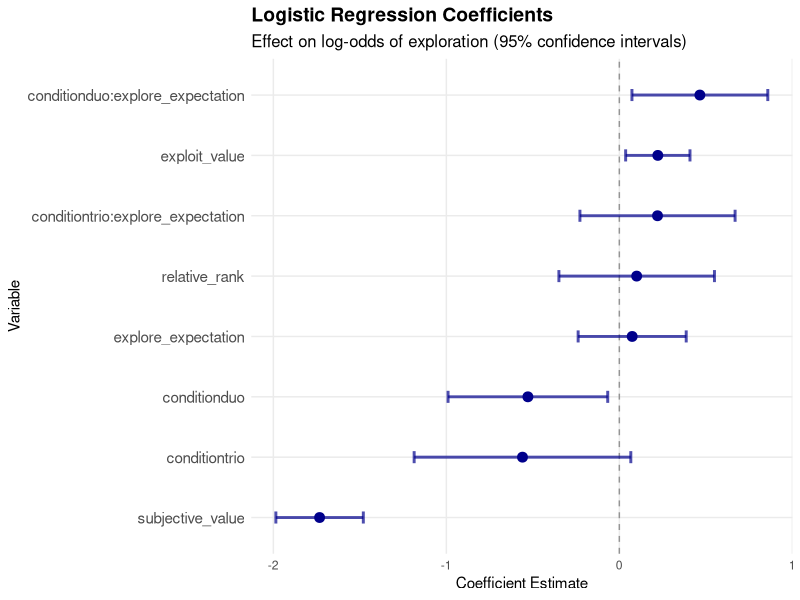
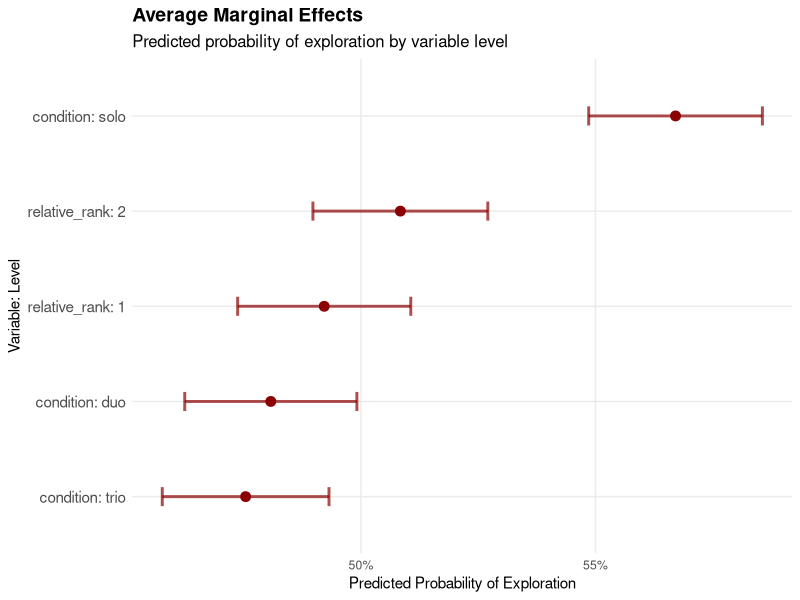
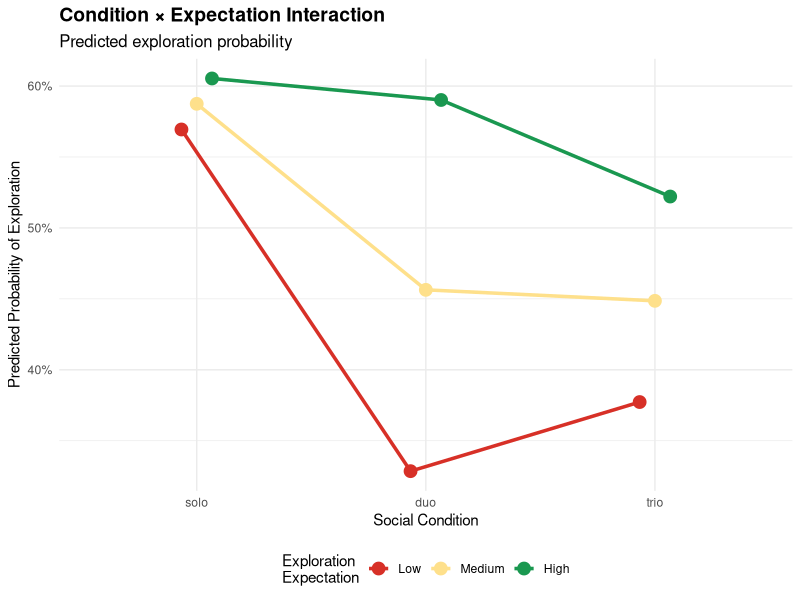
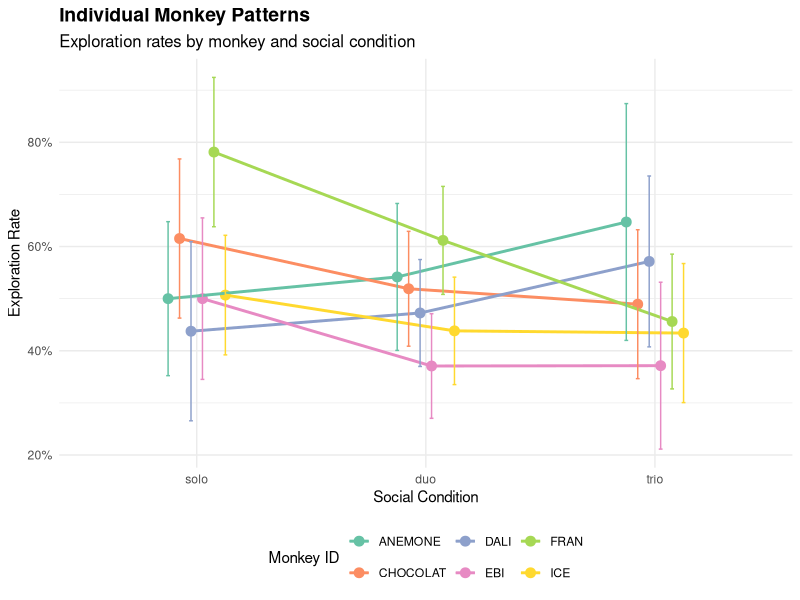

Write R code to recreate these figures, in order.
# Clean Andrew Heiss-Style Analysis
# Fixed version with proper error handling

library(ggplot2)

# Load available packages
if (!require(dplyr, quietly = TRUE)) {
  cat("dplyr not available, using base R\n")
}

set.seed(42)
options(scipen = 999)

cat("=== CLEAN ANDREW HEISS-STYLE ANALYSIS ===\n\n")

# ===============================
# DATA PREPARATION
# ===============================

data <- read.csv("Explore Exploit Dataset.csv", stringsAsFactors = FALSE)
data_exp <- data[data$TRIAL_TYPE == "OIT_RE", ]

# Create clean binary outcome
data_exp$outcome_clean <- ifelse(grepl("explore", data_exp$OUTCOME, ignore.case = TRUE), "explore",
                                ifelse(grepl("exploit", data_exp$OUTCOME, ignore.case = TRUE), "exploit", NA))

data_clean <- data_exp[!is.na(data_exp$outcome_clean), ]

# Create clean model dataset
data_model <- data.frame(
  outcome = factor(data_clean$outcome_clean, levels = c("exploit", "explore")),
  condition = factor(data_clean$CONDITION, levels = c("solo", "duo", "trio")),
  relative_rank = as.numeric(data_clean$RELATIVE_RANK),
  subjective_value = scale(as.numeric(data_clean$SUBJECTIVE_CHOSEN_VALUE))[,1],
  exploit_value = scale(as.numeric(data_clean$subjective_exploit))[,1],
  explore_expectation = scale(as.numeric(data_clean$expected_explore))[,1],
  monkey_id = factor(data_clean$monkey),
  block_num = as.numeric(gsub("BLOCK_", "", data_clean$BLOCK_No))
)

data_model <- data_model[complete.cases(data_model), ]

cat("Clean dataset: N =", nrow(data_model), "decisions\n")
cat("Explore rate:", round(mean(as.numeric(data_model$outcome) - 1), 3), "\n\n")

# ===============================
# MODEL FITTING
# ===============================

cat("=== FITTING MODELS ===\n")

# Best model from previous analysis
model <- glm(outcome ~ condition * explore_expectation + relative_rank + 
             subjective_value + exploit_value + monkey_id,
             data = data_model, family = binomial())

cat("Model fitted successfully\n")
cat("AIC:", round(AIC(model), 2), "\n")
cat("Pseudo R²:", round(1 - (model$deviance / model$null.deviance), 3), "\n\n")

# ===============================
# COEFFICIENT RESULTS
# ===============================

cat("=== MODEL RESULTS ===\n")

# Extract coefficients safely
coef_summary <- summary(model)$coefficients
coef_names <- rownames(coef_summary)

# Create coefficient dataframe manually
coef_df <- data.frame(
  term = coef_names,
  estimate = coef_summary[, 1],
  std_error = coef_summary[, 2],
  z_value = coef_summary[, 3],
  p_value = coef_summary[, 4],
  stringsAsFactors = FALSE
)

# Calculate odds ratios and CIs
coef_df$odds_ratio <- exp(coef_df$estimate)
coef_df$ci_lower <- exp(coef_df$estimate - 1.96 * coef_df$std_error)
coef_df$ci_upper <- exp(coef_df$estimate + 1.96 * coef_df$std_error)

# Print main coefficients (exclude monkey effects for clarity)
main_coefs <- coef_df[!grepl("monkey_id", coef_df$term), ]
cat("Main Effects (Odds Ratios):\n")
for (i in 1:nrow(main_coefs)) {
  cat(sprintf("%-30s: OR = %5.2f (95%% CI: %4.2f-%4.2f), p = %6.4f\n",
              main_coefs$term[i], main_coefs$odds_ratio[i],
              main_coefs$ci_lower[i], main_coefs$ci_upper[i], main_coefs$p_value[i]))
}

# ===============================
# MARGINAL EFFECTS
# ===============================

cat("\n=== MARGINAL EFFECTS ===\n")

# Function for marginal effects
calc_marginal_effects <- function(model, data, variable, levels) {
  results <- data.frame()
  
  for (level in levels) {
    data_temp <- data
    data_temp[[variable]] <- level
    pred_probs <- predict(model, newdata = data_temp, type = "response")
    avg_prob <- mean(pred_probs)
    se_prob <- sd(pred_probs) / sqrt(length(pred_probs))
    
    results <- rbind(results, data.frame(
      variable = variable,
      level = as.character(level),
      probability = avg_prob,
      std_error = se_prob,
      ci_lower = avg_prob - 1.96 * se_prob,
      ci_upper = avg_prob + 1.96 * se_prob
    ))
  }
  return(results)
}

# Calculate marginal effects
me_condition <- calc_marginal_effects(model, data_model, "condition", c("solo", "duo", "trio"))
me_rank <- calc_marginal_effects(model, data_model, "relative_rank", c(1, 2))

cat("Social Condition Effects:\n")
for (i in 1:nrow(me_condition)) {
  cat(sprintf("%-8s: %4.1f%% (95%% CI: %4.1f%%-%4.1f%%)\n",
              me_condition$level[i], me_condition$probability[i]*100,
              me_condition$ci_lower[i]*100, me_condition$ci_upper[i]*100))
}

cat("\nRank Effects:\n")
rank_labels <- c("Dominant", "Subordinate")
for (i in 1:nrow(me_rank)) {
  cat(sprintf("%-12s: %4.1f%% (95%% CI: %4.1f%%-%4.1f%%)\n",
              rank_labels[i], me_rank$probability[i]*100,
              me_rank$ci_lower[i]*100, me_rank$ci_upper[i]*100))
}

# ===============================
# ANDREW HEISS-STYLE PLOTS
# ===============================

cat("\n=== CREATING PLOTS ===\n")

pdf("clean_andrew_heiss_plots.pdf", width = 12, height = 8)

# Plot 1: Coefficient plot (Andrew Heiss style)
plot_coefs <- main_coefs[main_coefs$term != "(Intercept)", ]

p1 <- ggplot(plot_coefs, aes(x = estimate, y = reorder(term, estimate))) +
  geom_vline(xintercept = 0, linetype = "dashed", color = "gray50", alpha = 0.8) +
  geom_errorbarh(aes(xmin = estimate - 1.96*std_error, xmax = estimate + 1.96*std_error),
                 height = 0.2, color = "darkblue", alpha = 0.7, linewidth = 1) +
  geom_point(size = 3, color = "darkblue") +
  labs(title = "Logistic Regression Coefficients",
       subtitle = "Effect on log-odds of exploration (95% confidence intervals)",
       x = "Coefficient Estimate", y = "Variable") +
  theme_minimal() +
  theme(
    plot.title = element_text(size = 14, face = "bold"),
    plot.subtitle = element_text(size = 12),
    axis.text.y = element_text(size = 11),
    panel.grid.minor.x = element_blank()
  )
print(p1)

# Plot 2: Marginal effects
me_all <- rbind(me_condition, me_rank)
me_all$level_clean <- paste0(me_all$variable, ": ", me_all$level)

p2 <- ggplot(me_all, aes(x = probability, y = reorder(level_clean, probability))) +
  geom_errorbarh(aes(xmin = ci_lower, xmax = ci_upper),
                 height = 0.2, color = "darkred", alpha = 0.7, linewidth = 1) +
  geom_point(size = 3, color = "darkred") +
  labs(title = "Average Marginal Effects",
       subtitle = "Predicted probability of exploration by variable level",
       x = "Predicted Probability of Exploration", y = "Variable: Level") +
  scale_x_continuous(labels = function(x) paste0(round(x*100), "%")) +
  theme_minimal() +
  theme(
    plot.title = element_text(size = 14, face = "bold"),
    plot.subtitle = element_text(size = 12),
    axis.text.y = element_text(size = 11),
    panel.grid.minor.x = element_blank()
  )
print(p2)

# Plot 3: Interaction effects
interaction_grid <- expand.grid(
  condition = c("solo", "duo", "trio"),
  explore_expectation = c(-1, 0, 1),
  relative_rank = 1,
  subjective_value = 0,
  exploit_value = 0,
  monkey_id = levels(data_model$monkey_id)[1]
)

interaction_grid$pred_prob <- predict(model, newdata = interaction_grid, type = "response")
interaction_grid$expectation_label <- factor(interaction_grid$explore_expectation,
                                            levels = c(-1, 0, 1),
                                            labels = c("Low", "Medium", "High"))

p3 <- ggplot(interaction_grid, aes(x = condition, y = pred_prob, 
                                  color = expectation_label, group = expectation_label)) +
  geom_point(size = 4, position = position_dodge(width = 0.2)) +
  geom_line(position = position_dodge(width = 0.2), linewidth = 1.2) +
  labs(title = "Condition × Expectation Interaction",
       subtitle = "Predicted exploration probability",
       x = "Social Condition", y = "Predicted Probability of Exploration",
       color = "Exploration\nExpectation") +
  scale_y_continuous(labels = function(x) paste0(round(x*100), "%")) +
  scale_color_manual(values = c("Low" = "#d73027", "Medium" = "#fee08b", "High" = "#1a9850")) +
  theme_minimal() +
  theme(
    plot.title = element_text(size = 14, face = "bold"),
    plot.subtitle = element_text(size = 12),
    legend.position = "bottom"
  )
print(p3)

# Plot 4: Individual differences
if (require(dplyr, quietly = TRUE)) {
  individual_data <- data_model %>%
    group_by(monkey_id, condition) %>%
    summarise(
      explore_rate = mean(as.numeric(outcome) - 1),
      n = n(),
      se = sqrt(explore_rate * (1 - explore_rate) / n),
      .groups = "drop"
    )
} else {
  # Manual aggregation
  individual_data <- data.frame()
  for (monkey in unique(data_model$monkey_id)) {
    for (cond in c("solo", "duo", "trio")) {
      subset_data <- data_model[data_model$monkey_id == monkey & data_model$condition == cond, ]
      if (nrow(subset_data) > 0) {
        explore_rate <- mean(as.numeric(subset_data$outcome) - 1)
        n <- nrow(subset_data)
        se <- sqrt(explore_rate * (1 - explore_rate) / n)
        
        individual_data <- rbind(individual_data, data.frame(
          monkey_id = monkey,
          condition = cond,
          explore_rate = explore_rate,
          n = n,
          se = se
        ))
      }
    }
  }
}

p4 <- ggplot(individual_data, aes(x = condition, y = explore_rate, color = monkey_id)) +
  geom_point(size = 3, position = position_dodge(width = 0.3)) +
  geom_line(aes(group = monkey_id), position = position_dodge(width = 0.3), linewidth = 1) +
  geom_errorbar(aes(ymin = pmax(0, explore_rate - 1.96*se), 
                    ymax = pmin(1, explore_rate + 1.96*se)),
                width = 0.1, position = position_dodge(width = 0.3)) +
  labs(title = "Individual Monkey Patterns",
       subtitle = "Exploration rates by monkey and social condition",
       x = "Social Condition", y = "Exploration Rate",
       color = "Monkey ID") +
  scale_y_continuous(labels = function(x) paste0(round(x*100), "%")) +
  scale_color_brewer(type = "qual", palette = "Set2") +
  theme_minimal() +
  theme(
    plot.title = element_text(size = 14, face = "bold"),
    plot.subtitle = element_text(size = 12),
    legend.position = "bottom"
  )
print(p4)

dev.off()

cat("\n=== ANALYSIS COMPLETE ===\n")
cat("Andrew Heiss-style plots saved to: clean_andrew_heiss_plots.pdf\n")
cat("This provides clean, interpretable results with proper marginal effects.\n") 
